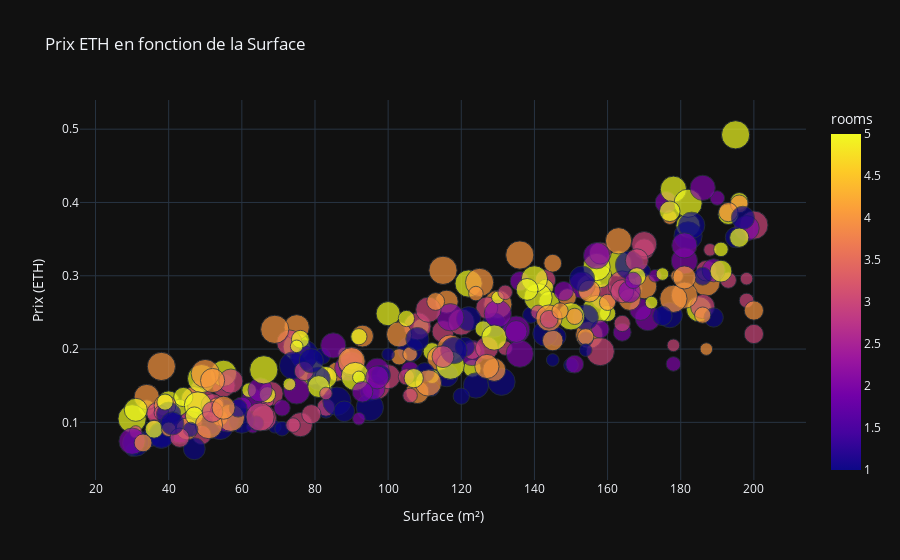

Notebook code cell kept with this figure:
### Markdown cell above
### 🎯 Prix vs Surface (Scatter interactif)

### Code cell
fig = px.scatter(
    df_properties, 
    x='surface', 
    y='price_per_night_eth',
    size='amenities_count',
    color='rooms',
    hover_data=['avg_rating', 'occupancy_rate'],
    title='Prix ETH en fonction de la Surface',
    labels={'surface': 'Surface (m²)', 'price_per_night_eth': 'Prix (ETH)'}
)
fig.show()

### Figure 1 — Plotly figure (JSON) as saved in the notebook; plotly's stock layout.template omitted (floating-point values rounded to 4 significant figures; data arrays with more than 128 entries replaced by an {"elided": "..."} marker saying what was removed)
{"data": [{"customdata": {"elided": "300x2 float values"}, "hovertemplate": "Surface (m²)=%{x}<br>Prix (ETH)=%{y}<br>amenities_count=%{marker.size}<br>avg_rating=%{customdata[0]}<br>occupancy_rate=%{customdata[1]}<br>rooms=%{marker.color}<extra></extra>", "legendgroup": "", "marker": {"color": {"elided": "300 int values"}, "coloraxis": "coloraxis", "size": {"elided": "300 int values"}, "sizemode": "area", "sizeref": 0.0375, "symbol": "circle"}, "mode": "markers", "name": "", "orientation": "v", "showlegend": false, "x": {"elided": "300 int values"}, "xaxis": "x", "y": {"elided": "300 float values"}, "yaxis": "y", "type": "scatter"}], "layout": {"xaxis": {"anchor": "y", "domain": [0.0, 1.0], "title": {"text": "Surface (m²)"}}, "yaxis": {"anchor": "x", "domain": [0.0, 1.0], "title": {"text": "Prix (ETH)"}}, "coloraxis": {"colorbar": {"title": {"text": "rooms"}}, "colorscale": [[0.0, "#0d0887"], [0.1111, "#46039f"], [0.2222, "#7201a8"], [0.3333, "#9c179e"], [0.4444, "#bd3786"], [0.5556, "#d8576b"], [0.6667, "#ed7953"], [0.7778, "#fb9f3a"], [0.8889, "#fdca26"], [1.0, "#f0f921"]]}, "legend": {"tracegroupgap": 0, "itemsizing": "constant"}, "title": {"text": "Prix ETH en fonction de la Surface"}}}
